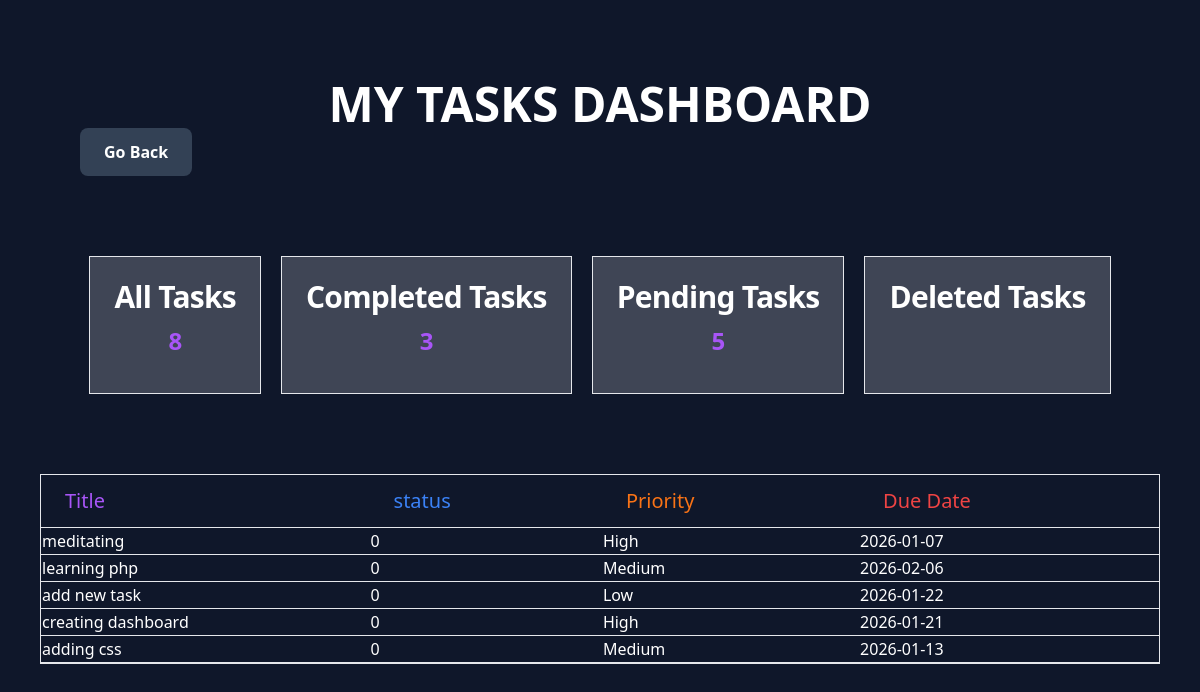
The app's page /dashboard.php?filter=pending with its own data.
### tables this page shows
CREATE TABLE tasks(
            id INTEGER PRIMARY KEY,
            title TEXT NOT NULL,
            is_complete INTEGER DEFAULT 0,
            priority TEXT CHECK (priority IN ('High', 'Medium', 'Low')),
            due_date DATE,
            created_at TIMESTAMP DEFAULT CURRENT_TIMESTAMP
        );

### dashboard.php (the view, shortened to what this page needs)
<?php
require_once __DIR__. '/dbConfig.php';
$sql=$connection->query("SELECT COUNT(*) AS total FROM tasks");
$total_tasks=$sql->fetch(PDO::FETCH_ASSOC)['total'];
$sql=$connection->query("SELECT COUNT(*) AS completed FROM tasks WHERE is_complete=1");
$result=$sql->fetch(PDO::FETCH_ASSOC)['completed'];
$sql_query=$connection->query("SELECT COUNT(*) AS incomplete FROM tasks WHERE is_complete=0");
$pending=$sql_query->fetch(PDO::FETCH_ASSOC)['incomplete'];
$view = $_GET['filter'] ?? 'all' ;
$view_tasks=[];
if($view=='all'){
    $sth=$connection->query("SELECT * FROM tasks");
    $sth->setFetchMode(PDO::FETCH_ASSOC);
    $view_tasks=$sth->fetchAll();
}elseif( $view=='completed'){
    $smt=$connection->query("SELECT * FROM tasks WHERE is_complete=1");
    $smt->setFetchMode(PDO::FETCH_ASSOC);
    $view_tasks=$smt->fetchAll();
}elseif($view=='pending'){
    $dbc=$connection->query("SELECT * FROM tasks WHERE is_complete=0");
    $dbc->setFetchMode(PDO::FETCH_ASSOC);
    $view_tasks=$dbc->fetchAll();
}
?>
<!DOCTYPE html>
<html lang="en">
<head>
    <script src="https://cdn.tailwindcss.com"></script>
</head>
<body class="bg-slate-900">
    <div class="p-20">
     <h3 class="text-white flex justify-center text-5xl font-bold">MY TASKS DASHBOARD</h3>
     <a href="/" class=" inline-block bg-slate-700 hover:bg-slate-600 text-white px-6 py-3 rounded-lg font-semibold transition">Go Back</a>
    </div>
   <div class="container flex flex-row mx-auto gap-5 max-w-9xl justify-center">
    <a href="dashboard.php?filter=all" class="bg-white/20 block max-w-sm p-6 border border-default rounded-base shadow-xs hover:bg-neutral-secondary-medium">
        <h5 class="mb-3 text-3xl font-semibold  text-white tracking-tight text-heading leading-8">All Tasks</h5>
       <h4 class="mb-3 text-2xl text-center text-purple-500 font-bold tracking-tight text-heading leading-8"><?=  $total_tasks?></h4>
    </a>
    <a href="dashboard.php?filter=completed" class="bg-white/20 block max-w-sm p-6 border border-default rounded-base shadow-xs hover:bg-neutral-secondary-medium">
        <h5 class="mb-3 text-3xl font-semibold text-white tracking-tight text-heading leading-8">Completed Tasks</h5>
        <h4 class="mb-3 text-2xl  text-center text-purple-500 font-bold tracking-tight text-heading leading-8"><?=  $result?></h4>
    </a>
    <a href="dashboard.php?filter=pending" class="bg-white/20 block max-w-sm p-6 border border-default rounded-base shadow-xs hover:bg-neutral-secondary-medium">
        <h5 class="mb-3 text-3xl font-semibold text-white tracking-tight text-heading leading-8">Pending Tasks</h5>
        <h4 class="mb-3 text-2xl  text-center text-purple-500 font-bold tracking-tight text-heading leading-8"><?=  $pending?></h4>
    </a>
    <a href="#" class="bg-white/20 block max-w-sm p-6 border border-default rounded-base shadow-xs hover:bg-neutral-secondary-medium">
        <h5 class="mb-3 text-3xl font-semibold text-white tracking-tight text-heading leading-8">Deleted Tasks</h5>
    </a>
   </div>
   <div class="container-fluid text-white py-20 px-10">
    <div class="relative overflow-x-auto bg-neutral-primary-soft shadow-xs rounded-base border border-default">
        <table class="w-full text-md text-left rtl:text-right text-body">
            <thead class="text-sm text-body bg-neutral-secondary-soft border-b rounded-base border-default">
                <tr>
                    <th scope="col" class="px-6 py-3 font-medium text-xl text-purple-500 text-heading">
                        Title
                    </th>
                     <th scope="col" class="px-6 py-3 font-medium text-xl text-blue-500 text-heading">
                        status
                    </th>
                    <th scope="col" class="px-6 py-3 font-medium text-xl text-orange-500 text-heading">
                        Priority
                    </th>
                    <th scope="col" class="px-6 py-3 font-medium text-xl text-red-500 text-heading">
                        Due Date
                    </th>
                </tr>
            </thead>
            <tbody>
             <?php
               foreach($view_tasks as $row){
                    echo "<tr class='border-b border-default'> ";
                    echo"<td>" .$row['title']. "</td>";
                    echo"<td>" .$row['is_complete']. "</td>";
                    echo"<td>" .$row['priority']. "</td>";
                   echo"<td>" .$row['due_date'] ."</td>";
                   echo "</tr>";
               }
             ?>
            </tbody>
        </table>
    </div>
   </div>
</body>
</html>

### records on screen
tasks: title "meditating", is_complete "0", priority "High", due_date "2026-01-07"
tasks: title "learning php", is_complete "0", priority "Medium", due_date "2026-02-06"
tasks: title "add new task", is_complete "0", priority "Low", due_date "2026-01-22"
tasks: title "creating dashboard", is_complete "0", priority "High", due_date "2026-01-21"
tasks: title "adding css", is_complete "0", priority "Medium", due_date "2026-01-13"

### other values on screen
$total_tasks "8"
$result "3"
$pending "5"
